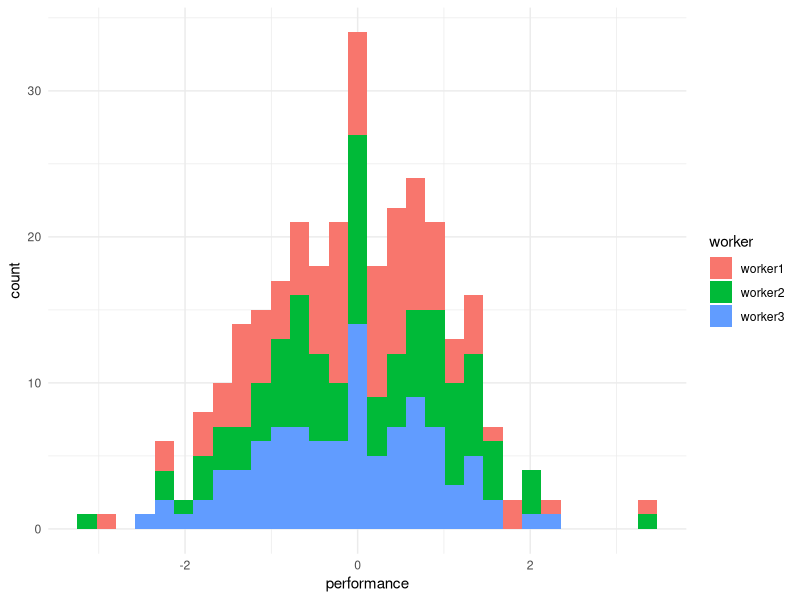

Here is the R script that generated this plot:
library('ggplot2')
library(tidyr)


data = read.csv('performance_data.csv')
df_long = gather(data, key = "worker", value = "performance", worker1, worker2, worker3)

ggplot(data = df_long, aes(x = performance, fill = worker)) + geom_histogram() + theme_minimal()

